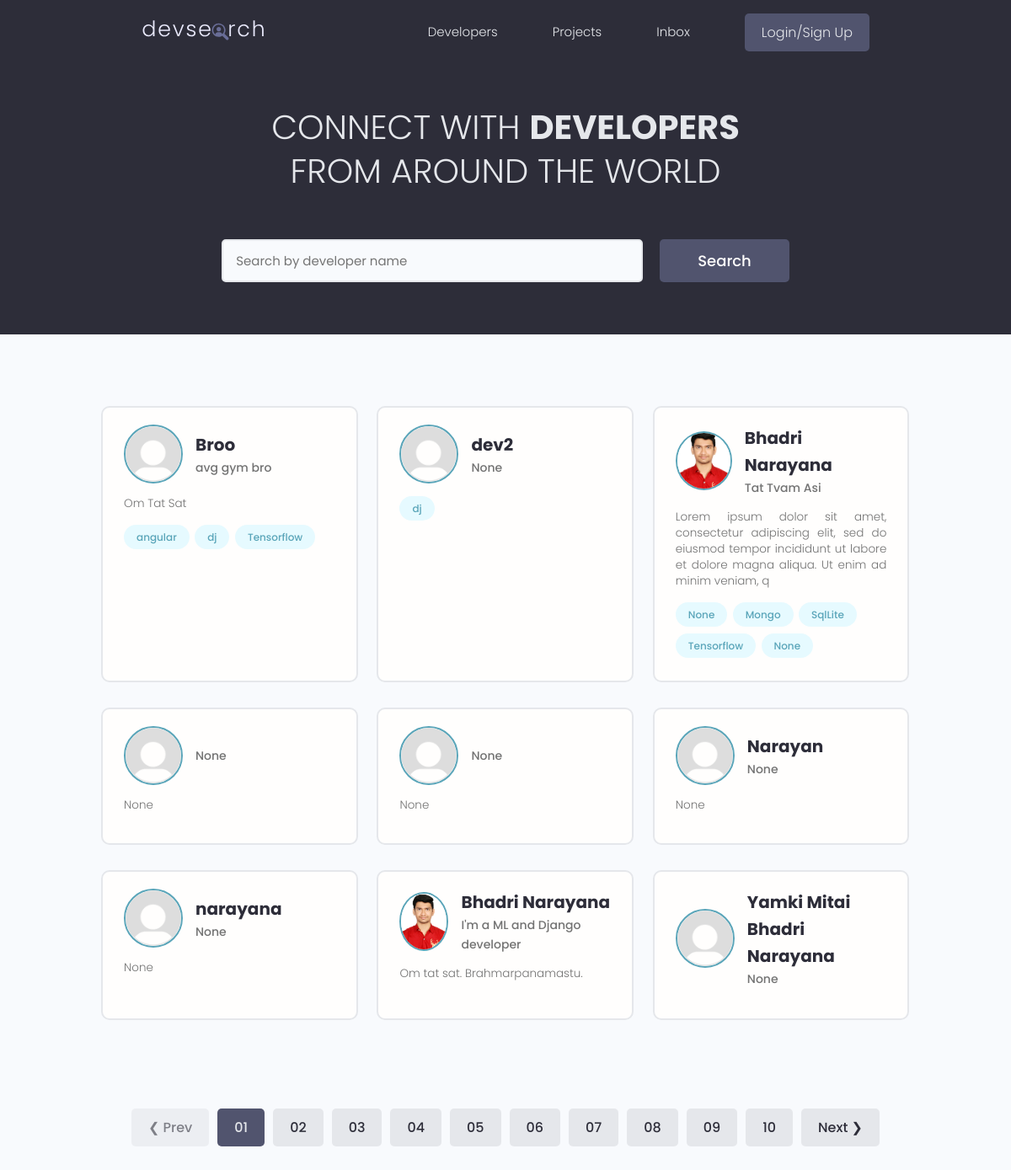
/, run on an earlier commit of the app's database.
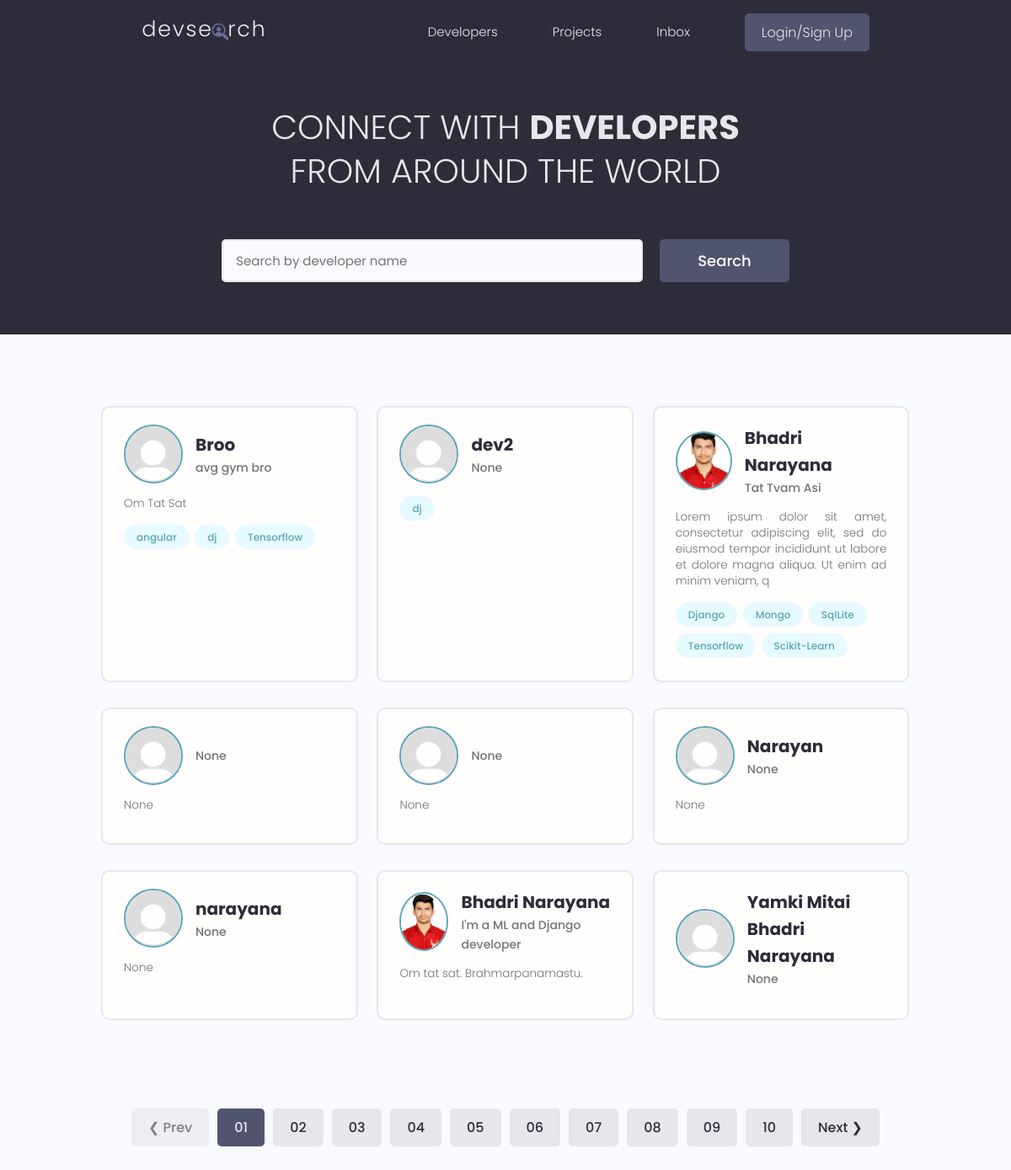
And on a later commit of the database.
### users/models.py (models this page shows, shortened)
class Skill(models.Model):
    owner = models.ForeignKey(Profile, on_delete=models.CASCADE, null = True, blank = True)
    name = models.CharField(max_length=200, blank= True, null = True)
    description = models.TextField(null = True, blank = True)
    created = models.DateTimeField(auto_now_add=True)
    id = models.UUIDField(default=uuid.uuid4, unique=True,primary_key=True, editable=False)

### users/views.py (the view)
# urls.py: path('', views.profiles, name = 'profiles'),
def profiles(request):
    profiles = Profile.objects.all()
    return render(request, 'users/profiles.html', {'profiles':profiles})

### users/templates/users/profiles.html (shortened to what this page needs)
{% extends 'main.html' %}
{% block content %}
<main class="home">
    <section class="hero-section text-center">
      <div class="container container--narrow">
        <div class="hero-section__box">
          <h2>CONNECT WITH <span>DEVELOPERS</span></h2>
          <h2>FROM AROUND THE WORLD</h2>
        </div>
        <div class="hero-section__search">
          <form class="form" action="#" method="get">
            <div class="form__field">
              <input class="input input--text" id="formInput#search" type="text" name="text"
                placeholder="Search by developer name" />
            </div>
            <input class="btn btn--sub btn--lg" type="submit" value="Search" />
          </form>
        </div>
      </div>
    </section>
    <section class="devlist">
      <div class="container">
        <div class="grid grid--three">
            {% for profile in  profiles%}
          <div class="column card">
            <div class="dev">
              <a href="{% url 'profile' profile.id %}" class="card__body">
                <div class="dev__profile">
                  <img class="avatar avatar--md" src="{{profile.profile_image.url}}" alt="image" />
                  <div class="dev__meta">
                    <h3>{{profile.name}}</h3>
                    <h5>{{profile.short_intro|slice:"60"}}</h5>
                  </div>
                </div>
                <p class="dev__info">
                  {{profile.bio| slice:"150"}}
                </p>
                <div class="dev__skills">
                 {% for skill in  profile.skill_set.all|slice:"5"%}
                  <span class="tag tag--pill tag--main">
                    <small>{{skill.name}}</small>
                  </span>
                  {% endfor %}
                </div>
              </a>
            </div>
          </div>
          {% endfor %}
        </div>
      </div>
    </section>
    <div class="pagination">
      <ul class="container">
        <li><a href="#" class="btn btn--disabled">&#10094; Prev</a></li>
        <li><a href="#" class="btn btn--sub">01</a></li>
        <li><a href="#" class="btn">02</a></li>
        <li><a href="#" class="btn">03</a></li>
        <li><a href="#" class="btn">04</a></li>
        <li><a href="#" class="btn">05</a></li>
        <li><a href="#" class="btn">06</a></li>
        <li><a href="#" class="btn">07</a></li>
        <li><a href="#" class="btn">08</a></li>
        <li><a href="#" class="btn">09</a></li>
        <li><a href="#" class="btn">10</a></li>
        <li><a href="#" class="btn">Next &#10095;</a></li>
      </ul>
    </div>
  </main>
{% endblock content %}

What changed in the data, as far as the page shows it:
changed Skill: name "None" → "Django"
changed Skill: name "None" → "Scikit-Learn"
